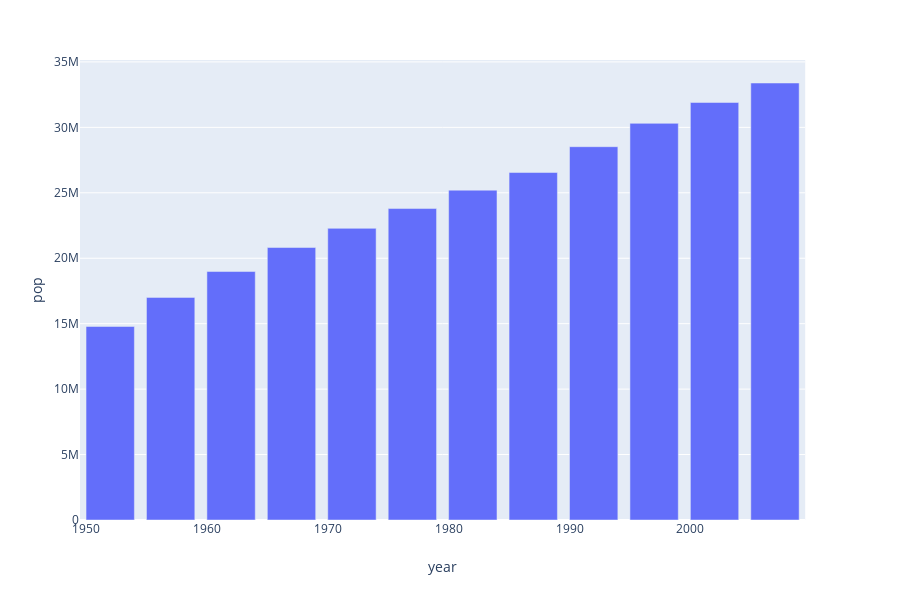

Notebook code cell kept with this figure:
### Code cell
import plotly.express as px

gender = data['Gender'].unique()
violation_year = data['Violation Year'].unique()
amount_of_violations_per_group = data.groupby(['Violation Description']).size()


#tips = px.data.tips()
#fig = px.bar(tips, x=gender, y=amount_of_violations_per_group, color=gender)
#fig.show()



data_canada = px.data.gapminder().query("country == 'Canada'")

print(data)

fig = px.bar(data, x='Violation Year', y='pop')
fig.show()

### Figure 1 — Plotly figure (JSON) as saved in the notebook; plotly's stock layout.template omitted (floating-point values rounded to 4 significant figures)
{"data": [{"alignmentgroup": "True", "hoverlabel": {"namelength": 0}, "hovertemplate": "year=%{x}<br>pop=%{y}", "legendgroup": "", "marker": {"color": "#636efa"}, "name": "", "offsetgroup": "", "orientation": "v", "showlegend": false, "textposition": "auto", "type": "bar", "x": [1952, 1957, 1962, 1967, 1972, 1977, 1982, 1987, 1992, 1997, 2002, 2007], "xaxis": "x", "y": [14785584, 17010154, 18985849, 20819767, 22284500, 23796400, 25201900, 26549700, 28523502, 30305843, 31902268, 33390141], "yaxis": "y"}], "layout": {"barmode": "relative", "height": 600, "legend": {"tracegroupgap": 0}, "margin": {"t": 60}, "xaxis": {"anchor": "y", "domain": [0, 0.98], "title": {"text": "year"}}, "yaxis": {"anchor": "x", "domain": [0, 1], "title": {"text": "pop"}}}}
